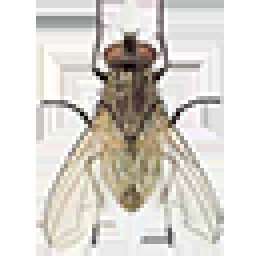
#> input picture LAB 8 (personal)/fly64.png, 64 x 64 px, given in place of variant-6.png, which was not available (shown 4 times larger)
$ python main.py
#> lines starting #> are read from the running program, lines starting #| are printed output that depends on the picture; after the words box and inside, x2 and y2 are one past the last pixel; in counts of white or black regions, pixels touching at a corner belong together; pictures that were not available may be replaced by others from this repository, and a replacement may not be noted
import time

import cv2
import numpy as np

# Question 1
def image_processing():
    img = cv2.imread('variant-6.png')
#> img is the input picture: shape (64, 64, 3); mean B, G, R 207.7, 213.8, 217.6
    # percentage of stretching
    stretch_percent = 200
    # calculating the new height and width
    nw = int(img.shape[1] * stretch_percent / 100)
#> nw = 128
    nh = int(img.shape[0] * stretch_percent / 100)
#> nh = 128
    # resizing the image
    output = cv2.resize(img, (nw, nh))

    cv2.imshow('image', output)


# Question 2
cap = cv2.VideoCapture("sample.mp4")

def object_detector():
    down_points = (640, 550)
    right_hits,i = 0 , 0
    left_hits, i = 0, 0
    while True:
        ret, frame = cap.read()
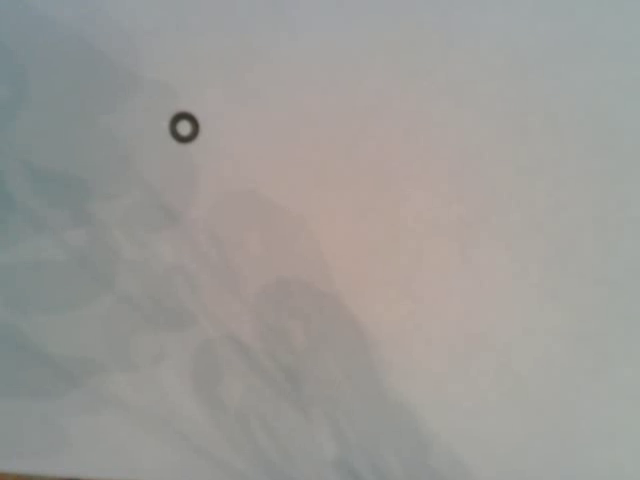
#> input picture frame 38 of LAB 8 (personal)/sample.mp4, 640 x 480 px
#> frame is the input picture: shape (480, 640, 3); mean B, G, R 151.6, 154.9, 156.5
        if not ret:
            break

        frame = cv2.resize(frame, down_points, interpolation=cv2.INTER_LINEAR)
#> frame: shape (550, 640, 3)
        mask = cv2.cvtColor(frame, cv2.COLOR_BGR2GRAY)
        mask = cv2.GaussianBlur(mask, (21, 21), 0)
        ret, thresh = cv2.threshold(mask, 110, 255, cv2.THRESH_BINARY_INV)
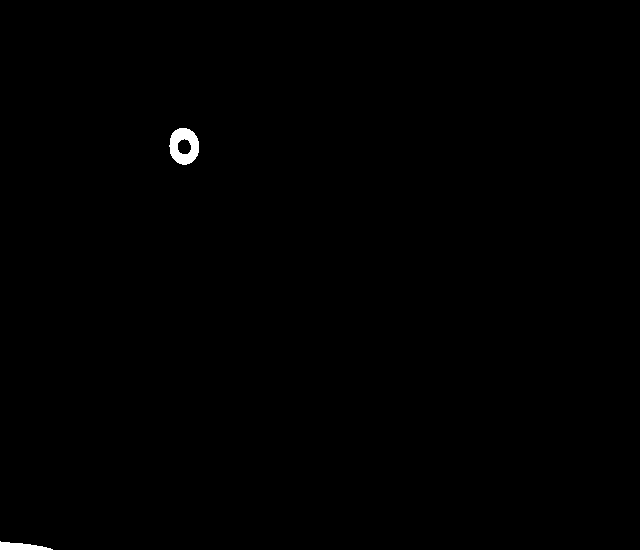
#> thresh: shape (550, 640); 0.29% white; 2 white regions
        contours, hierarchy = cv2.findContours(thresh, cv2.RETR_EXTERNAL, cv2.CHAIN_APPROX_NONE)
#> contours = 2 contours; box (x1, y1, x2, y2) and area: (169, 128, 199, 165) 828, (0, 541, 53, 550) 239

        if len(contours) > 0:
            cnt = max(contours, key=cv2.contourArea)
#> cnt = contour of 94 points, box (x1, y1, x2, y2) (169, 128, 199, 165), area 828
            x, y, w, h = cv2.boundingRect(cnt)
#> x = 169; y = 128; w = 30; h = 37
            cv2.rectangle(frame, (x, y), (x+w, y+h), (0, 255, 0), 2)

            frame=cv2.putText(frame, f'Left hits: {left_hits}' , (30,30) , cv2.FONT_HERSHEY_SIMPLEX, 0.5, (255, 0, 0), 1, cv2.LINE_AA, False )
            frame=cv2.putText(frame, f'Right hits: {right_hits}' , (down_points[0] - 160,20), cv2.FONT_HERSHEY_SIMPLEX, 0.5, (255, 0, 0), 1, cv2.LINE_AA, False )
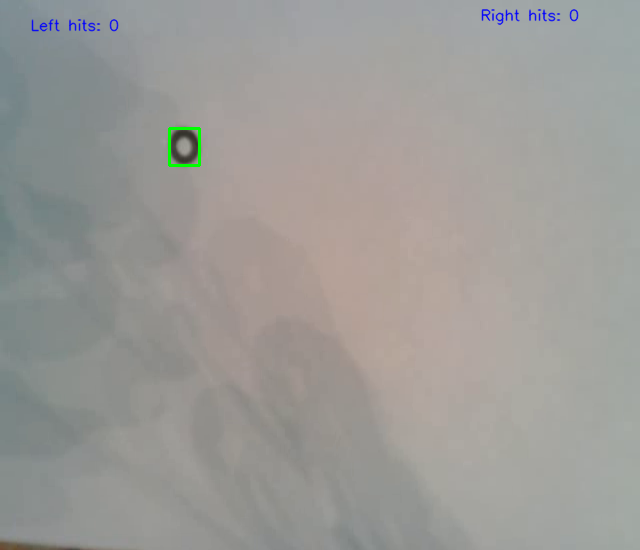
#> frame: shape (550, 640, 3); mean B, G, R 151.5, 154.8, 156.1

            if i % 100 == 0:
                if x + (w // 2) > down_points[0] // 2:
                    right_hits += 1
                elif x + (w // 2) < down_points[0] // 2:
                    left_hits += 1

        cv2.imshow("frame", frame)

        if cv2.waitKey(27) & 0xFF == ord('q'):
#> (key q is pressed here)
            break
    cap.release()
#доп задание
def additional_task():
    cap = cv2.VideoCapture("sample.mp4")
    down_points = (640, 550)
    right_hits,i = 0 , 0
    left_hits, i = 0, 0
    fly = cv2.imread('fly64.png', cv2.IMREAD_UNCHANGED)
    while True:
        ret, frame = cap.read()
        if not ret:
            break

        frame =cv2.resize(frame, down_points, interpolation = cv2.INTER_LINEAR)

        mask = cv2.cvtColor(frame, cv2.COLOR_BGR2GRAY)
        mask = cv2.GaussianBlur(mask, (21, 21), 0)
        ret, thresh = cv2.threshold(mask, 110, 255, cv2.THRESH_BINARY_INV)
        contours, _ = cv2.findContours(thresh, cv2.RETR_EXTERNAL, cv2.CHAIN_APPROX_NONE)

        if len(contours) > 0:
            cnt = max (contours, key=cv2.contourArea)
            x, y, w, h = cv2.boundingRect(cnt)
#> x = 169; y = 128; w = 30; h = 37
            # cv2.rectangle(frame, (x, y), (x+w, y+h), (0, 255, 0), 2)

            img_fly = cv2.resize(fly, (w if x + w < down_points[0] else down_points[0] - x,
                                           h if y + h < down_points[1] else down_points[1] - y))
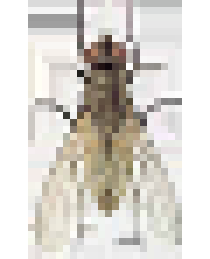
#> img_fly: shape (37, 30, 4) (shown 7 times larger); mean B, G, R, A 207.6, 213.7, 217.5, 86
            alpha_channel, fly_colors = img_fly[:, :, 3] / 255, img_fly[:, :, :3]
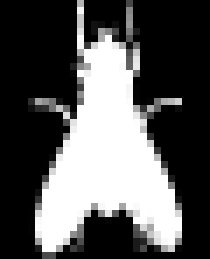
#> alpha_channel: shape (37, 30) float64 (shown 7 times larger); min 0, max 1, mean 0.337
            alpha_mask = np.dstack((alpha_channel, alpha_channel, alpha_channel))
            h_fly, w_fly = img_fly.shape[:2]
#> h_fly = 37; w_fly = 30
            background_subsection = frame[y:(y + h_fly), x:(x + w_fly)]
            composite = background_subsection * (1 - alpha_mask) + fly_colors * alpha_mask
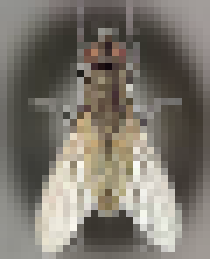
#> composite: shape (37, 30, 3) float64 (shown 7 times larger); mean B, G, R 109, 118.2, 123.5
            frame[y:(y + h_fly), x:(x + w_fly)] = composite

            frame=cv2.putText(frame, f'Left hits: {left_hits}' , (30,30) , cv2.FONT_HERSHEY_SIMPLEX, 0.5, (255, 0, 0), 1, cv2.LINE_AA, False )
            frame=cv2.putText(frame, f'Right hits: {right_hits}' , (down_points[0] - 160,20), cv2.FONT_HERSHEY_SIMPLEX, 0.5, (255, 0, 0), 1, cv2.LINE_AA, False )
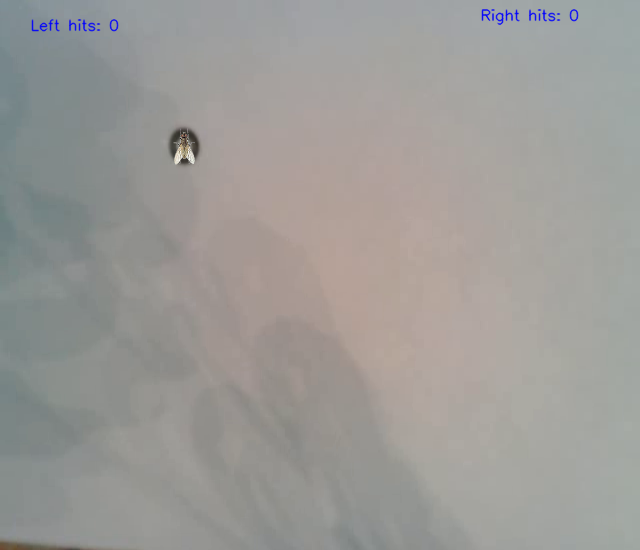
#> frame: shape (550, 640, 3); mean B, G, R 151.7, 154.7, 156.3

            if i % 100 == 0:
                if x + (w // 2) > down_points[0] // 2:
                    right_hits += 1
                elif x + (w // 2) < down_points[0] // 2:
                    left_hits += 1

        cv2.imshow("frame", frame)
        if cv2.waitKey(27) & 0xFF == ord('q'):
#> (key q is pressed here)
            break
    cap.release()

if __name__ == '__main__':
    image_processing()
    object_detector()
additional_task()
cv2.waitKey(0)
cv2.destroyAllWindows()
